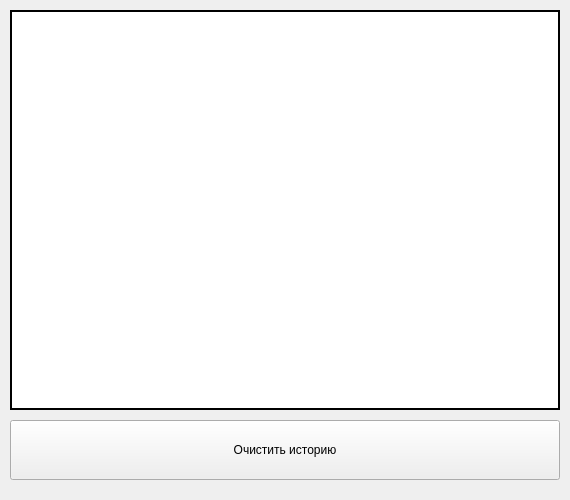
<?xml version="1.0" encoding="UTF-8"?>
<ui version="4.0">
 <class>history</class>
 <widget class="QWidget" name="history">
  <property name="geometry">
   <rect>
    <x>0</x>
    <y>0</y>
    <width>570</width>
    <height>500</height>
   </rect>
  </property>
  <property name="windowTitle">
   <string>История</string>
  </property>
  <widget class="QLabel" name="lbl_history">
   <property name="geometry">
    <rect>
     <x>10</x>
     <y>10</y>
     <width>550</width>
     <height>400</height>
    </rect>
   </property>
   <property name="styleSheet">
    <string notr="true">background-color: white; 
border: 2px solid black</string>
   </property>
   <property name="text">
    <string/>
   </property>
   <property name="alignment">
    <set>Qt::AlignLeading|Qt::AlignLeft|Qt::AlignTop</set>
   </property>
  </widget>
  <widget class="QPushButton" name="pushButton">
   <property name="geometry">
    <rect>
     <x>10</x>
     <y>420</y>
     <width>550</width>
     <height>60</height>
    </rect>
   </property>
   <property name="text">
    <string>Очистить историю</string>
   </property>
  </widget>
 </widget>
 <resources/>
 <connections/>
</ui>
